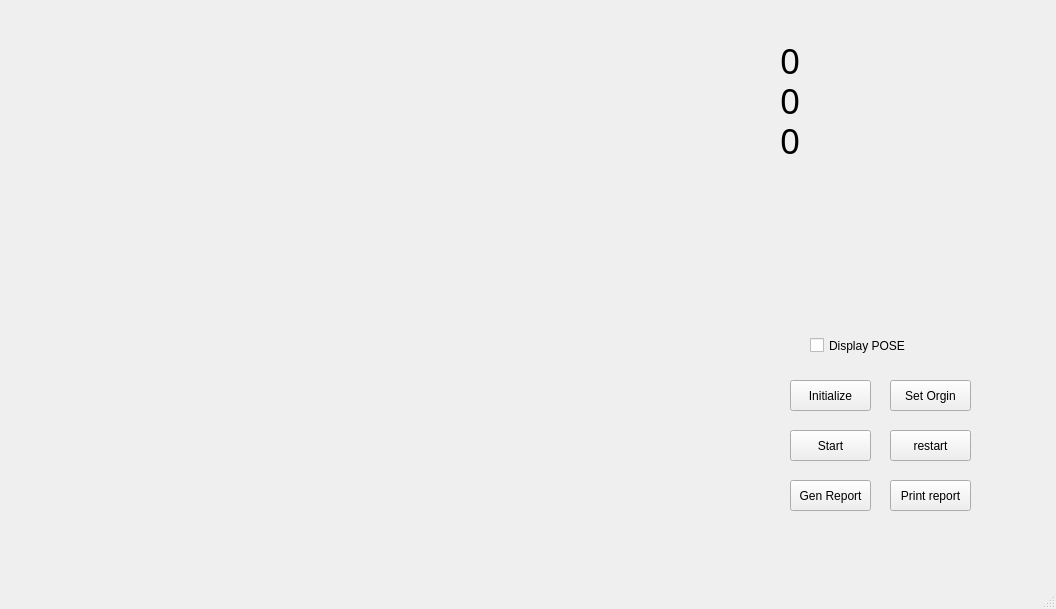
<?xml version="1.0" encoding="UTF-8"?>
<ui version="4.0">
 <class>MainWindow</class>
 <widget class="QMainWindow" name="MainWindow">
  <property name="geometry">
   <rect>
    <x>0</x>
    <y>0</y>
    <width>1056</width>
    <height>609</height>
   </rect>
  </property>
  <property name="windowTitle">
   <string>MainWindow</string>
  </property>
  <widget class="QWidget" name="centralwidget">
   <widget class="QLabel" name="video_disp">
    <property name="geometry">
     <rect>
      <x>20</x>
      <y>20</y>
      <width>720</width>
      <height>540</height>
     </rect>
    </property>
    <property name="text">
     <string/>
    </property>
   </widget>
   <widget class="QPushButton" name="start_button">
    <property name="geometry">
     <rect>
      <x>790</x>
      <y>380</y>
      <width>81</width>
      <height>31</height>
     </rect>
    </property>
    <property name="text">
     <string>Initialize</string>
    </property>
   </widget>
   <widget class="QPushButton" name="pushButton_2">
    <property name="geometry">
     <rect>
      <x>890</x>
      <y>430</y>
      <width>81</width>
      <height>31</height>
     </rect>
    </property>
    <property name="text">
     <string>restart</string>
    </property>
   </widget>
   <widget class="QCheckBox" name="disp_pose">
    <property name="geometry">
     <rect>
      <x>810</x>
      <y>330</y>
      <width>121</width>
      <height>31</height>
     </rect>
    </property>
    <property name="text">
     <string>Display POSE</string>
    </property>
   </widget>
   <widget class="QPushButton" name="gen_report">
    <property name="geometry">
     <rect>
      <x>790</x>
      <y>480</y>
      <width>81</width>
      <height>31</height>
     </rect>
    </property>
    <property name="text">
     <string>Gen Report</string>
    </property>
   </widget>
   <widget class="QPushButton" name="pushButton_4">
    <property name="geometry">
     <rect>
      <x>890</x>
      <y>480</y>
      <width>81</width>
      <height>31</height>
     </rect>
    </property>
    <property name="text">
     <string>Print report</string>
    </property>
   </widget>
   <widget class="QLabel" name="label_x">
    <property name="geometry">
     <rect>
      <x>780</x>
      <y>40</y>
      <width>221</width>
      <height>41</height>
     </rect>
    </property>
    <property name="font">
     <font>
      <family>Segoe Script</family>
      <pointsize>26</pointsize>
     </font>
    </property>
    <property name="text">
     <string>0</string>
    </property>
   </widget>
   <widget class="QPushButton" name="start_program">
    <property name="geometry">
     <rect>
      <x>790</x>
      <y>430</y>
      <width>81</width>
      <height>31</height>
     </rect>
    </property>
    <property name="text">
     <string>Start</string>
    </property>
   </widget>
   <widget class="QLabel" name="label_y">
    <property name="geometry">
     <rect>
      <x>780</x>
      <y>80</y>
      <width>221</width>
      <height>41</height>
     </rect>
    </property>
    <property name="font">
     <font>
      <family>Segoe Script</family>
      <pointsize>26</pointsize>
     </font>
    </property>
    <property name="text">
     <string>0</string>
    </property>
   </widget>
   <widget class="QLabel" name="label_z">
    <property name="geometry">
     <rect>
      <x>780</x>
      <y>120</y>
      <width>221</width>
      <height>41</height>
     </rect>
    </property>
    <property name="font">
     <font>
      <family>Segoe Script</family>
      <pointsize>26</pointsize>
     </font>
    </property>
    <property name="text">
     <string>0</string>
    </property>
   </widget>
   <widget class="QPushButton" name="set_orgin">
    <property name="geometry">
     <rect>
      <x>890</x>
      <y>380</y>
      <width>81</width>
      <height>31</height>
     </rect>
    </property>
    <property name="text">
     <string>Set Orgin</string>
    </property>
   </widget>
  </widget>
  <widget class="QMenuBar" name="menubar">
   <property name="geometry">
    <rect>
     <x>0</x>
     <y>0</y>
     <width>1056</width>
     <height>21</height>
    </rect>
   </property>
  </widget>
  <widget class="QStatusBar" name="statusbar"/>
 </widget>
 <resources/>
 <connections/>
</ui>
